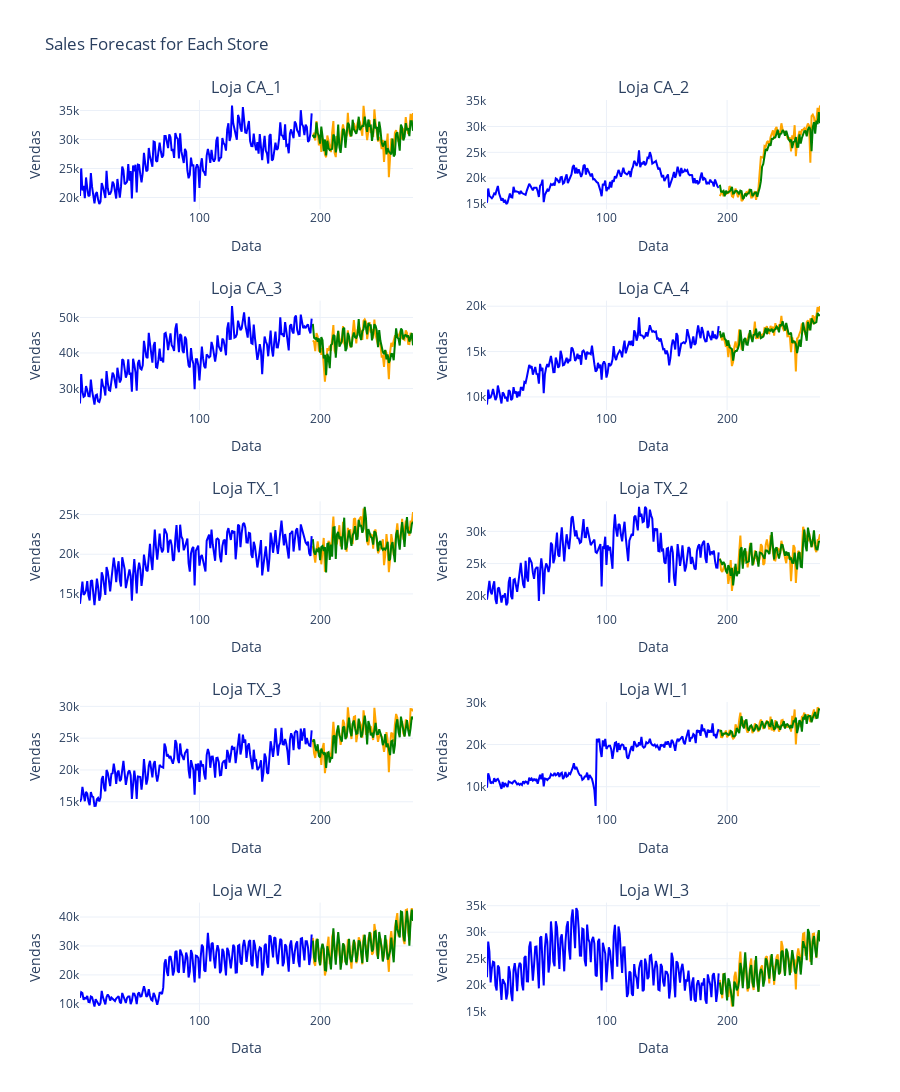

Notebook cell for this chart:
### Code cell
modelos_por_loja = {}
tempos_treinamento = {}
tempos_previsao = {}

# Create a figure
fig = make_subplots(rows=5, cols=2, subplot_titles=[f'Loja {loja}' for loja in lojas_relevantes_m5])

df_resultado_loja = pd.DataFrame(columns=['Data', 'Loja', 'Real', 'Previsto'])
df_resultado_tempo = pd.DataFrame(columns=['Loja', 'Treino', 'Previsao'])

for i, loja in enumerate(lojas_relevantes_m5):

    df_loja = df_m5[df_m5['Loja'] == loja]
    df_loja_grouped = df_loja.groupby('Data')['Vendas'].sum().reset_index()

    df_loja_grouped.set_index('Data', inplace=True)

    train, test, scaler = preprocess_data_linear(df_loja_grouped['Vendas'].values, train_size_ratio=0.7)

    # Definir o look_back
    look_back = 10

    # Criar conjuntos de treinamento e teste
    X_train, y_train = create_dataset_linear(train, look_back)
    extended_test = np.concatenate([train[-look_back:], test])
    X_test, y_test = create_dataset_linear(extended_test, look_back)

    # Achatar os dados para o formato adequado ao modelo LinearRegression
    X_train = X_train.reshape(X_train.shape[0], -1)  # (n_amostras, look_back)
    X_test = X_test.reshape(X_test.shape[0], -1)    # (n_amostras, look_back)

    # Criar e treinar o modelo de Regressão Linear
    start_train_time = time.time()
    model = LinearRegression()
    model.fit(X_train, y_train)
    end_train_time = time.time()
    train_time = end_train_time - start_train_time

    # Realizar previsões no conjunto de teste
    start_forecast_time = time.time()
    test_predict = model.predict(X_test)
    end_forecast_time = time.time()
    forecast_time = end_forecast_time - start_forecast_time

    # Reverter a normalização das previsões e dos valores reais
    test_predict_original = scaler.inverse_transform(test_predict.reshape(-1, 1)).flatten()
    y_test_original = scaler.inverse_transform(y_test.reshape(-1, 1)).flatten()

    # Garantir que os índices estão corretos
    test_index = df_loja_grouped.index[-len(y_test):]  # Ajustado para corresponder ao conjunto de teste estendido
    train_index = df_loja_grouped.index[:len(train)]

    # Adicionar resultados ao dataframe
    df_resultado_loja = pd.concat([df_resultado_loja, pd.DataFrame({
        'Data': test_index,
        'Loja': loja,
        'Real': y_test_original,
        'Previsto': test_predict_original
    })])

    df_resultado_tempo = pd.concat([df_resultado_tempo, pd.DataFrame({
        'Loja': [loja],
        'Treino': [train_time],
        'Previsao': [forecast_time]
    })])

    # Plotando os dados originais
    fig.add_trace(go.Scatter(x=test_index, y=y_test_original, mode='lines', name=f'Real Loja {loja}', line=dict(color='orange')), row=(i // 2) + 1, col=(i % 2) + 1)
    fig.add_trace(go.Scatter(x=test_index, y=test_predict_original, mode='lines', name=f'Previsto Loja {loja}', line=dict(color='green')), row=(i // 2) + 1, col=(i % 2) + 1)
    fig.add_trace(go.Scatter(x=train_index, y=scaler.inverse_transform(train).flatten(), mode='lines', name=f'Treino Loja {loja}', line=dict(color='blue')), row=(i // 2) + 1, col=(i % 2) + 1)

    fig.update_xaxes(title_text='Data', row=i//2+1, col=i%2+1)
    fig.update_yaxes(title_text='Vendas', row=i//2+1, col=i%2+1)

    # Salvar modelos e tempos
    modelos_por_loja[loja] = model
    tempos_treinamento[loja] = train_time
    tempos_previsao[loja] = forecast_time

# Add titles and labels
fig.update_layout(
    title='Sales Forecast for Each Store',
    height=1500,
    showlegend=False,
    template='plotly_white'
)

# Show the figure
fig.show()

# Salvar os dataframes em arquivos CSV
df_resultado_loja.to_csv('Resultados/Previsao/M5/Loja/RL.csv', index=False)
df_resultado_tempo.to_csv('Resultados/Tempo/M5/Loja/RL.csv', index=False)
